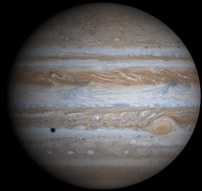
#> input picture Jupiter.jpg, 202 x 191 px, shrunk from 800 x 756 before the run, found by its file name
$ python -i cutter.py   (imports and definitions only)
#> lines starting #> are read from the running program, lines starting #| are printed output that depends on the picture
import os

from PIL import Image, ImageEnhance
import numpy as np

def cutEdges(imagename):
#> called with imagename = 'Jupiter.jpg'
    im = Image.open("MainOutput/" + imagename)
#> im is the input picture: PIL image 202x191 RGB; mean R, G, B 84, 81.3, 80.4
    imarray = np.asarray(im.convert())
    outputarray = np.ndarray((imarray.shape[0], imarray.shape[1], 4))
    os.mkdir("output/" + imagename.split(".")[0])

    for baa in range(16):
        outputarray = np.ndarray((imarray.shape[0], imarray.shape[1], 4))
        for aaa in range(imarray.shape[0]):
            for aab in range(len(imarray[aaa])):

                if (baa % 2 == 1 and aaa <= 9 and aab <= 9 and aaa < (aaa - 10.5) ** 2 + (aab - 10.5) ** 2 > 10.5 ** 2
                        or (baa >> 1) % 2 == 1 and aaa >= 8 and aab <= 9 and aaa < (aaa - 6.5) ** 2 + (
                                aab - 10.5) ** 2 > 10.5 ** 2
                        or (baa >> 2) % 2 == 1 and aaa <= 9 and aab >= 8 and aaa < (aaa - 10.5) ** 2 + (
                                aab - 6.5) ** 2 > 10.5 ** 2
                        or (baa >> 3) % 2 == 1 and aaa >= 9 and aab >= 9 and aaa < (aaa - 6.5) ** 2 + (
                                aab - 6.5) ** 2 > 10.5 ** 2
                ):
                    outputarray[aaa][aab][3] = 0
                else:
                    outputarray[aaa][aab][3] = 255
                outputarray[aaa][aab][0] = imarray[aaa][aab][0]
                outputarray[aaa][aab][1] = imarray[aaa][aab][1]
                outputarray[aaa][aab][2] = imarray[aaa][aab][2]
        output_image = Image.fromarray(np.uint8(outputarray))
        output_image.save("output/" + imagename.split(".")[0] + "/" + str(baa) + ".png")
#> this loop made 16 passes
#> pass 3, in cutEdges, `output_image = Image.fromarray(np.uint8(outputarray))`:
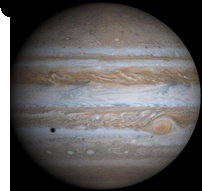
#> output_image: PIL image 202x191 RGBA; mean R, G, B, A 84, 81.3, 80.4, 243.3; transparent parts drawn white
#> after the loop:
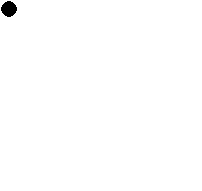
#> output_image: PIL image 202x191 RGBA; mean R, G, B, A 84, 81.3, 80.4, 1.2; transparent parts drawn white

# [4 lines not run here, left out]

>>> result = cutEdges('Jupiter.jpg')
